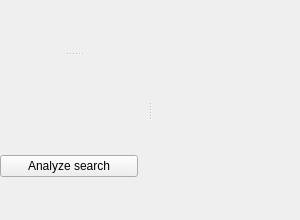
<ui version="4.0" >
 <class>SearchResultsForm</class>
 <widget class="QWidget" name="SearchResultsForm" >
  <property name="geometry" >
   <rect>
    <x>0</x>
    <y>0</y>
    <width>300</width>
    <height>220</height>
   </rect>
  </property>
  <property name="sizePolicy" >
   <sizepolicy vsizetype="Expanding" hsizetype="Expanding" >
    <horstretch>0</horstretch>
    <verstretch>0</verstretch>
   </sizepolicy>
  </property>
  <property name="minimumSize" >
   <size>
    <width>300</width>
    <height>220</height>
   </size>
  </property>
  <property name="baseSize" >
   <size>
    <width>440</width>
    <height>290</height>
   </size>
  </property>
  <property name="windowTitle" >
   <string>SearchResults</string>
  </property>
  <layout class="QVBoxLayout" >
   <property name="spacing" >
    <number>3</number>
   </property>
   <property name="leftMargin" >
    <number>0</number>
   </property>
   <property name="topMargin" >
    <number>0</number>
   </property>
   <property name="rightMargin" >
    <number>0</number>
   </property>
   <property name="bottomMargin" >
    <number>0</number>
   </property>
   <item>
    <widget class="QSplitter" name="displaySplitter" >
     <property name="minimumSize" >
      <size>
       <width>134</width>
       <height>44</height>
      </size>
     </property>
     <property name="orientation" >
      <enum>Qt::Horizontal</enum>
     </property>
     <widget class="QWidget" name="rightSideBox" >
      <layout class="QVBoxLayout" >
       <property name="leftMargin" >
        <number>0</number>
       </property>
       <property name="topMargin" >
        <number>0</number>
       </property>
       <property name="rightMargin" >
        <number>0</number>
       </property>
       <property name="bottomMargin" >
        <number>0</number>
       </property>
       <item>
        <widget class="QSplitter" name="resultSplitter" >
         <property name="orientation" >
          <enum>Qt::Vertical</enum>
         </property>
         <widget class="Search::Result::CModuleResultView" native="1" name="m_moduleListBox" />
         <widget class="Search::Result::CSearchResultView" native="1" name="m_resultListBox" />
        </widget>
       </item>
       <item>
        <layout class="QHBoxLayout" >
         <property name="leftMargin" >
          <number>0</number>
         </property>
         <property name="topMargin" >
          <number>0</number>
         </property>
         <property name="rightMargin" >
          <number>0</number>
         </property>
         <property name="bottomMargin" >
          <number>0</number>
         </property>
         <item>
          <widget class="QPushButton" name="m_analyseButton" >
           <property name="text" >
            <string>Analyze search</string>
           </property>
          </widget>
         </item>
         <item>
          <spacer>
           <property name="orientation" >
            <enum>Qt::Vertical</enum>
           </property>
           <property name="sizeType" >
            <enum>QSizePolicy::Expanding</enum>
           </property>
           <property name="sizeHint" >
            <size>
             <width>10</width>
             <height>20</height>
            </size>
           </property>
          </spacer>
         </item>
        </layout>
       </item>
      </layout>
     </widget>
     <widget class="QFrame" name="m_displayFrame" >
      <property name="sizePolicy" >
       <sizepolicy vsizetype="Expanding" hsizetype="Expanding" >
        <horstretch>0</horstretch>
        <verstretch>0</verstretch>
       </sizepolicy>
      </property>
      <property name="frameShape" >
       <enum>QFrame::NoFrame</enum>
      </property>
      <property name="frameShadow" >
       <enum>QFrame::Plain</enum>
      </property>
     </widget>
    </widget>
   </item>
  </layout>
 </widget>
 <layoutdefault spacing="6" margin="11" />
 <customwidgets>
  <customwidget>
   <class>Q3Frame</class>
   <extends>QFrame</extends>
   <header>Qt3Support/Q3Frame</header>
   <container>1</container>
  </customwidget>
  <customwidget>
   <class>Search::Result::CModuleResultView</class>
   <extends>QWidget</extends>
   <header>frontend/searchdialog/cmoduleresultview.h</header>
  </customwidget>
  <customwidget>
   <class>Search::Result::CSearchResultView</class>
   <extends>QWidget</extends>
   <header>frontend/searchdialog/csearchresultview.h</header>
  </customwidget>
 </customwidgets>
 <includes/>
 <resources/>
 <connections/>
</ui>
